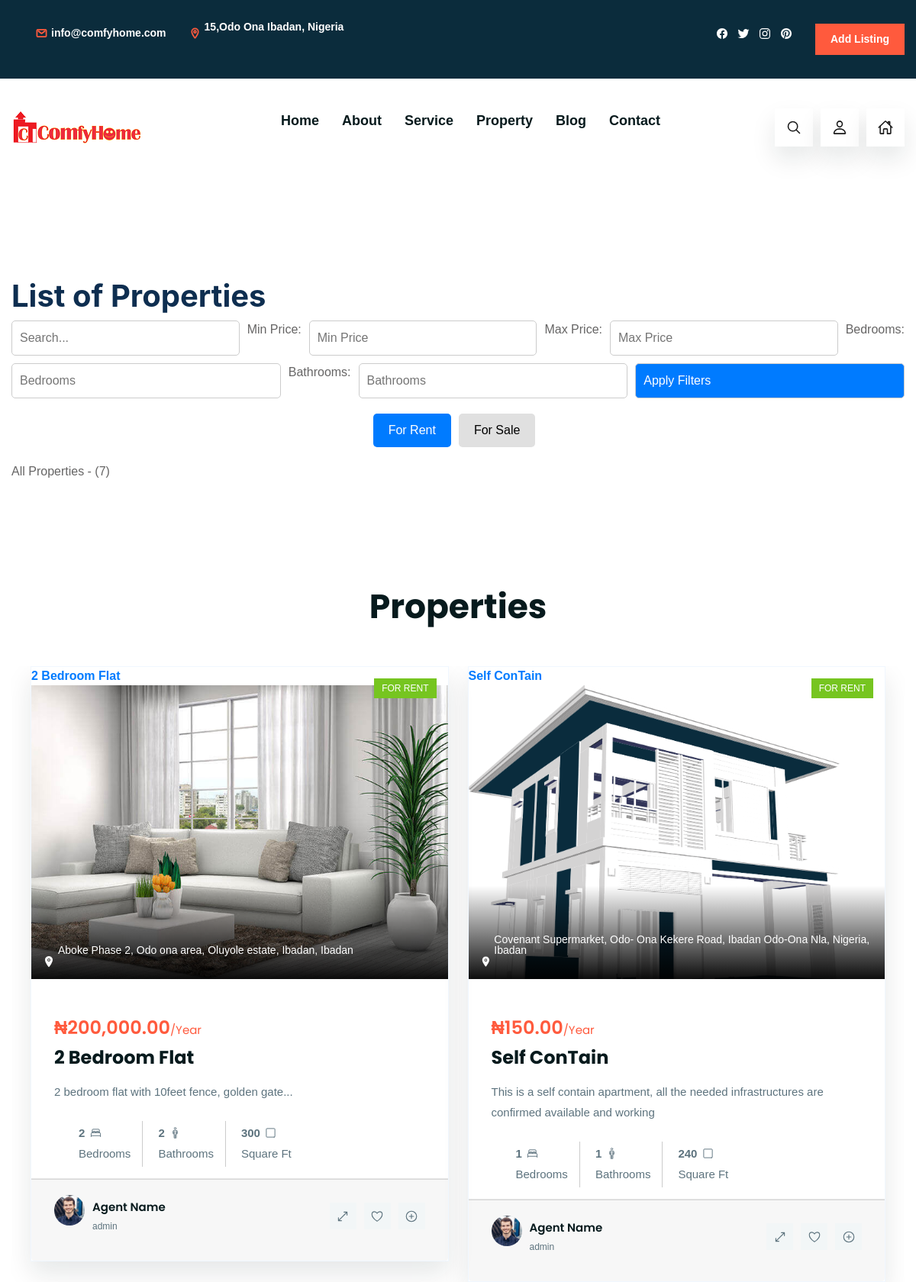
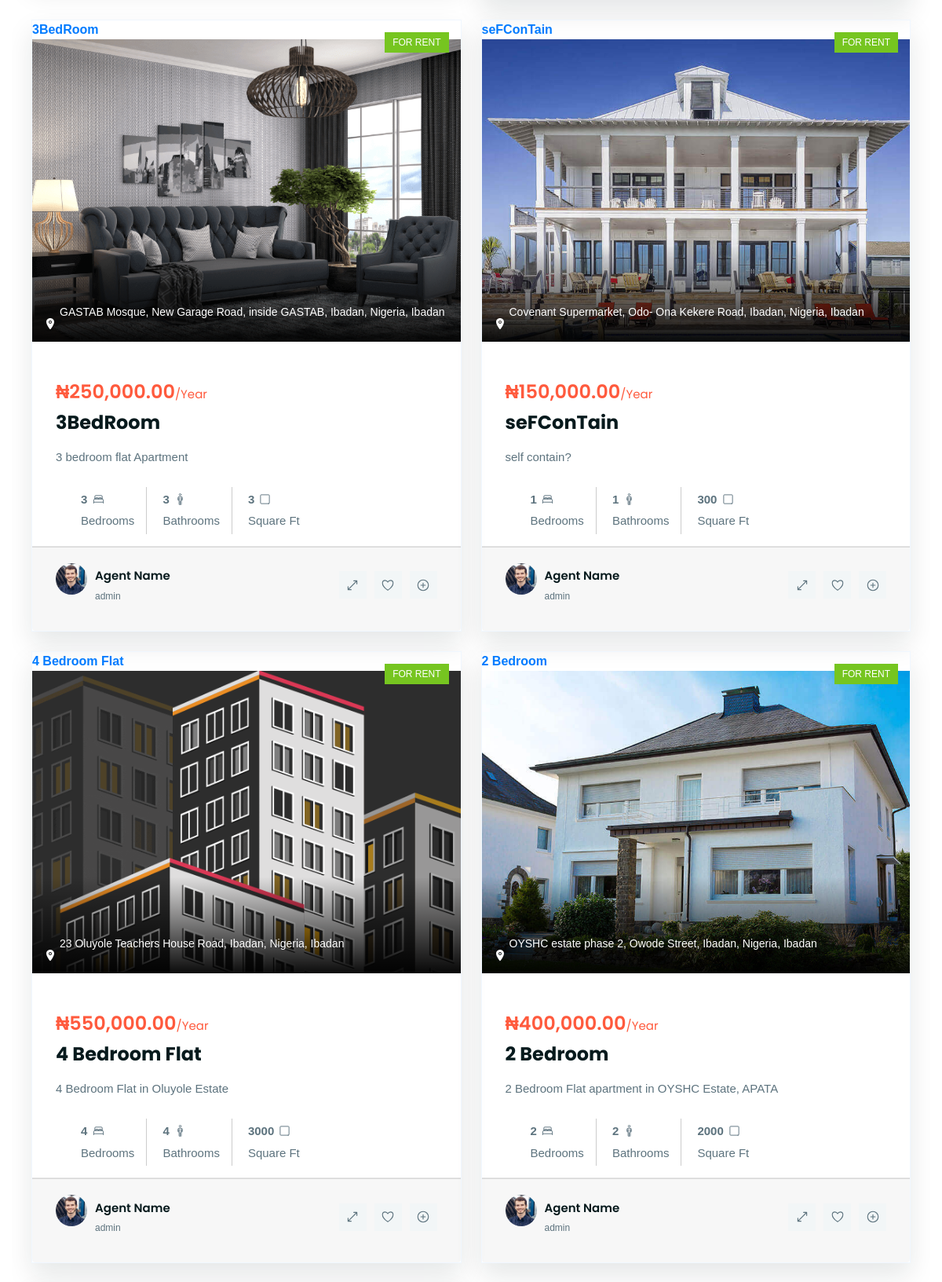
/property (upper part), run on the app's committed database (2 pictures, top to bottom).
### RealEstate/models.py (models this page shows, shortened)
class Property(models.Model):
    owner = models.ForeignKey(User, on_delete=models.CASCADE, related_name='properties')
    title = models.CharField(max_length=255)
    description = models.TextField()
    address = models.CharField(max_length=255)
    city = models.CharField(max_length=100)
    state = models.CharField(max_length=100)
    zip_code = models.CharField(max_length=10)
    sale_or_rent = models.CharField(max_length=4, choices=PROPERTY_TYPE_CHOICES)
    price = models.DecimalField(max_digits=10, decimal_places=2)
    property_type = models.CharField(max_length=50, choices=[('Apartment','Apartment'),
    ('House', 'House'), ('Condo', 'Condo')])
    bedrooms = models.IntegerField()
    bathrooms = models.IntegerField()
    square_feet = models.IntegerField()
    main_image = models.ImageField(upload_to='property_images/') #THE DIRECTORY
    created_at = models.DateTimeField(auto_now_add=True)
    updated_at = models.DateTimeField(default=now)

class User(AbstractUser):
    email = models.EmailField(unique=True)
    is_agent = models.BooleanField(default=False)
    is_customer = models.BooleanField(default=True)
    passport = models.ImageField(upload_to='agent_passports/', null=True, blank=True)
    first_name = models.CharField(max_length=100, null=True, blank=True)
    last_name = models.CharField(max_length=100, null=True, blank=True)
    residential_address = models.TextField(null=True, blank=True)
    def __str__(self):
        return self.username

### RealEstate/views.py (the view)
# urls.py: path('property', views.property_list, name='property_list'),
def property_list(request):
    sale_or_rent = request.GET.get('sale_or_rent', 'rent')  # Default to 'rent'
    properties = Property.objects.filter(sale_or_rent=sale_or_rent)
    query = request.GET.get('q', '')
    price_min = request.GET.get('price_min')
    price_max = request.GET.get('price_max')
    bedrooms = request.GET.get('bedrooms')
    bathrooms = request.GET.get('bathrooms')
    if query:
        properties = properties.filter(title__icontains=query)
    if price_min:
        properties = properties.filter(price__gte=price_min)
    if price_max:
        properties = properties.filter(price__lte=price_max)
    if bedrooms:
        properties = properties.filter(bedrooms=bedrooms)
    if bathrooms:
        properties = properties.filter(bathrooms=bathrooms)
    context = {
        'properties': properties,
        'query': query,
        'price_min': price_min,
        'price_max': price_max,
        'bedrooms': bedrooms,
        'bathrooms': bathrooms,
        'sale_or_rent': sale_or_rent,
    }
    return render(request, 'property_list.html', context)

### RealEstate/templatetags/filters.py (called while the page is built)
@register.filter
def currency(value):
    if not value:
        return ''
    try:
        value = float(value)
        return mark_safe(f'₦{value:,.2f}')
    except ValueError:
        return ''

### RealEstate/templates/property_list.html (shortened to what this page needs)
{% load filters %}
{% load static %}
<!DOCTYPE html>
<html lang="en">
<head>
    <link href="{% static 'css/bootstrap.min.css' %}" rel="stylesheet">
    <link rel="stylesheet" href="{% static 'css/propertyList.css' %}">
</head>
<body>
    {% include "homeverse/nav.html" %}
    <div class="container">
        <h1>List of Properties </h1>
        <form method="GET" action="{% url 'property_search' %}">
            <input type="text" name="q" placeholder="Search..." value="{{ query }}">
            <label for="price_min">Min Price:</label>
            <input type="number" name="price_min" id="price_min" placeholder="Min Price" value="{{ price_min }}">
            <label for="price_max">Max Price:</label>
            <input type="number" name="price_max" id="price_max" placeholder="Max Price" value="{{ price_max }}">
            <label for="bedrooms">Bedrooms:</label>
            <input type="number" name="bedrooms" id="bedrooms" placeholder="Bedrooms" value="{{ bedrooms }}">
            <label for="bathrooms">Bathrooms:</label>
            <input type="number" name="bathrooms" id="bathrooms" placeholder="Bathrooms" value="{{ bathrooms }}">
            <button type="submit">Apply Filters</button>
        </form>
        <div class="toggle-buttons">
            <a href="?sale_or_rent=rent" class="{% if sale_or_rent == 'rent' %}active{% endif %}">For Rent</a>
            <a href="?sale_or_rent=sale" class="{% if sale_or_rent == 'sale' %}active{% endif %}">For Sale</a>
        </div>
        {% if query %}
        <p>Results for "{{ query }}":</p>
        {% else %}
        <p>All Properties - ({{ properties.count }})</p>
        {% endif %}
<section class="property" id="property">
    <div class="container">
                <h2 class="h2 section-title">Properties</h2>
    <ul class="property-list has-scrollbar">
                {% for property in properties %}
        <li>
            <div class="property-card">
                <figure class="card-banner">
                    <a href="{% url 'property_detail' property.pk %}">{{ property.title }}
                        {% if property.main_image %}
                            <img src="{{ property.main_image.url }}" alt="{{ property.title }}" class="w-100">
                        {% else %}
                            <img src="{% static 'images/default-property.jpg' %}" alt="Default Property Image" class="w-100">
                        {% endif %}
                    </a>
                    {% if property.sale_or_rent == 'sale' %}
                    <div class="card-badge green">For Sale</div>
                    {% elif property.sale_or_rent == 'rent' %}
                    <div class="card-badge green">For Rent</div>
                    {% else %}
                    <div class="card-badge green">Undefined</div>
                    {% endif %}
                    <div class="banner-actions">
                        <button class="banner-actions-btn">
                            <ion-icon name="location"></ion-icon>
                            <address>{{ property.address }}, {{ property.city }}</address>
                        </button>
                    </div>
                </figure>
                <div class="card-content">
                    <div class="card-price">
                        <strong>{{ property.price|currency }}</strong>/Year
                    </div>
                    <h3 class="h3 card-title">
                    <a href="{% url 'property_detail' property.pk %}">{{ property.title }}</a>
                    </h3>
                    <p class="card-text">
                        {{ property.description|truncatewords:15 }}
                    </p>
                    <ul class="card-list">
                        {% if property.bedrooms %}
                        <li class="card-item">
                            <strong>{{ property.bedrooms }}</strong>
                            <ion-icon name="bed-outline"></ion-icon>
                            <span>Bedrooms</span>
                        </li>
                        {% endif %}
                        {% if property.bathrooms %}
                        <li class="card-item">
                            <strong>{{ property.bathrooms }}</strong>
                            <ion-icon name="man-outline"></ion-icon>
                            <span>Bathrooms</span>
                        </li>
                        {% endif %}
                        {% if property.square_feet %}
                        <li class="card-item">
                            <strong>{{ property.square_feet }}</strong>
                            <ion-icon name="square-outline"></ion-icon>
                            <span>Square Ft</span>
                        </li>
                        {% endif %}
                    </ul>
                </div>
                <div class="card-footer">
                    <div class="card-author">
                        <figure class="author-avatar">
                            <img src="{% static 'images/author.jpg' %}" alt="Agent Image" class="w-100">
                        </figure>
                        <div>
                            <p class="author-name">
                                <a href="#">Agent Name</a>
                            </p>
                            <p class="author-title">{{property.owner}}</p>
                        </div>
                    </div>
                    <div class="card-footer-actions">
                        <button class="card-footer-actions-btn">
                            <ion-icon name="resize-outline"></ion-icon>
                        </button>
                        <button class="card-footer-actions-btn">
                            <ion-icon name="heart-outline"></ion-icon>
                        </button>
                        <button class="card-footer-actions-btn">
                            <ion-icon name="add-circle-outline"></ion-icon>
                        </button>
                    </div>
                </div>
            </div>
        </li>
        {% endfor %}
    </ul>
    </div>
</section>
 </div>
    {% include "homeverse/footer.html" %}
</body>
</html>

### data on the page
Property: title "2 Bedroom Flat", main_image (picture), sale_or_rent "FOR RENT", address "Aboke Phase 2, Odo ona area, Oluyole estate, Ibadan", city "Ibadan", price "₦200,000.00", description "2 bedroom flat with 10feet fence, golden gate...", bedrooms "2", bathrooms "2", square_feet "300", owner "admin"
Property: title "Self ConTain", main_image (picture), sale_or_rent "FOR RENT", address "Covenant Supermarket, Odo- Ona Kekere Road, Ibadan Odo-Ona Nla, Nigeria", city "Ibadan", price "₦150.00", description "This is a self contain apartment, all the needed infrastructures are confirmed available and working", bedrooms "1", bathrooms "1", square_feet "240", owner "admin"
Property: title "3BedRoom", main_image (picture), sale_or_rent "FOR RENT", address "GASTAB Mosque, New Garage Road, inside GASTAB, Ibadan, Nigeria", city "Ibadan", price "₦250,000.00", description "3 bedroom flat Apartment", bedrooms "3", bathrooms "3", square_feet "3", owner "admin"
Property: title "seFConTain", main_image (picture), sale_or_rent "FOR RENT", address "Covenant Supermarket, Odo- Ona Kekere Road, Ibadan, Nigeria", city "Ibadan", price "₦150,000.00", description "self contain?", bedrooms "1", bathrooms "1", square_feet "300", owner "admin"
Property: title "4 Bedroom Flat", main_image (picture), sale_or_rent "FOR RENT", address "23 Oluyole Teachers House Road, Ibadan, Nigeria", city "Ibadan", price "₦550,000.00", description "4 Bedroom Flat in Oluyole Estate", bedrooms "4", bathrooms "4", square_feet "3000", owner "admin"
Property: title "2 Bedroom", main_image (picture), sale_or_rent "FOR RENT", address "OYSHC estate phase 2, Owode Street, Ibadan, Nigeria", city "Ibadan", price "₦400,000.00", description "2 Bedroom Flat apartment in OYSHC Estate, APATA", bedrooms "2", bathrooms "2", square_feet "2000", owner "admin"

### other printed values
{{ properties.count }} "7"
